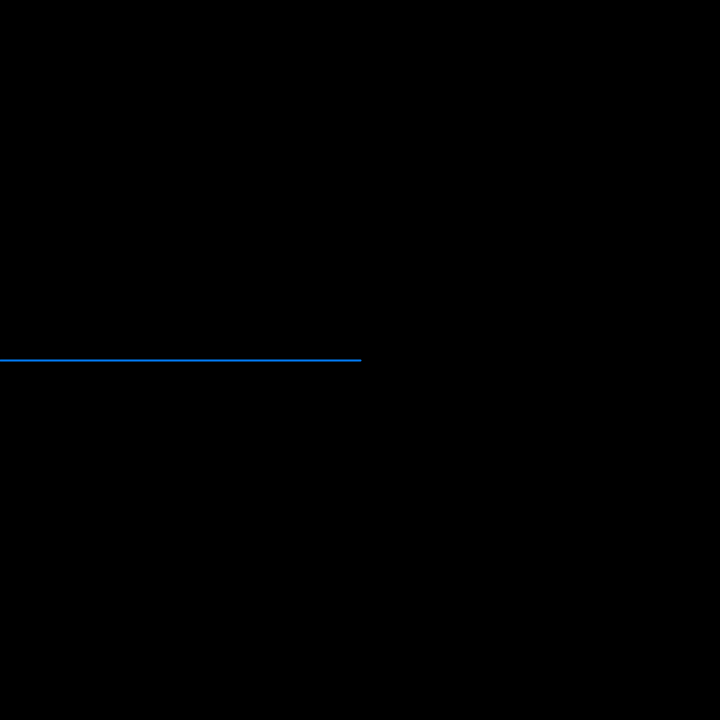
Frame 1 (no input)
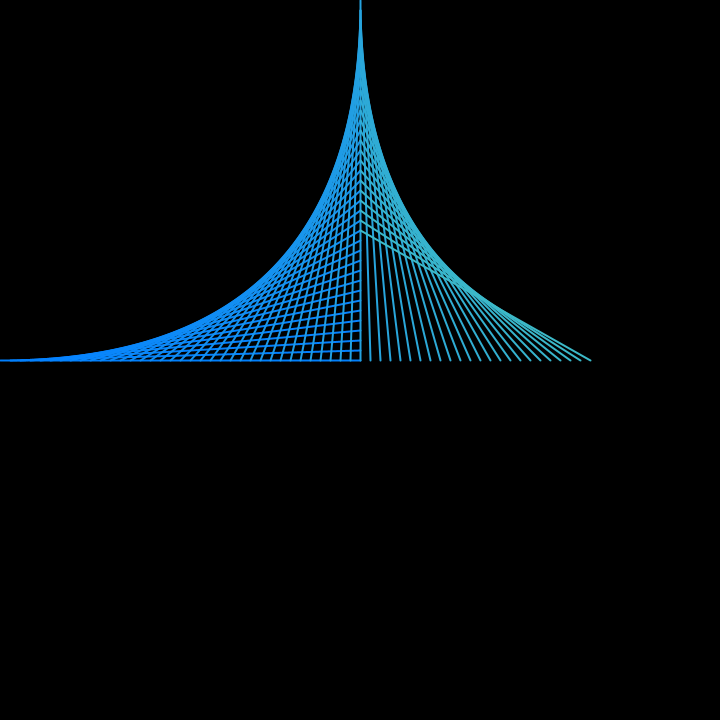
Frame 60 (the mouse pressed at the canvas centre just before this capture)
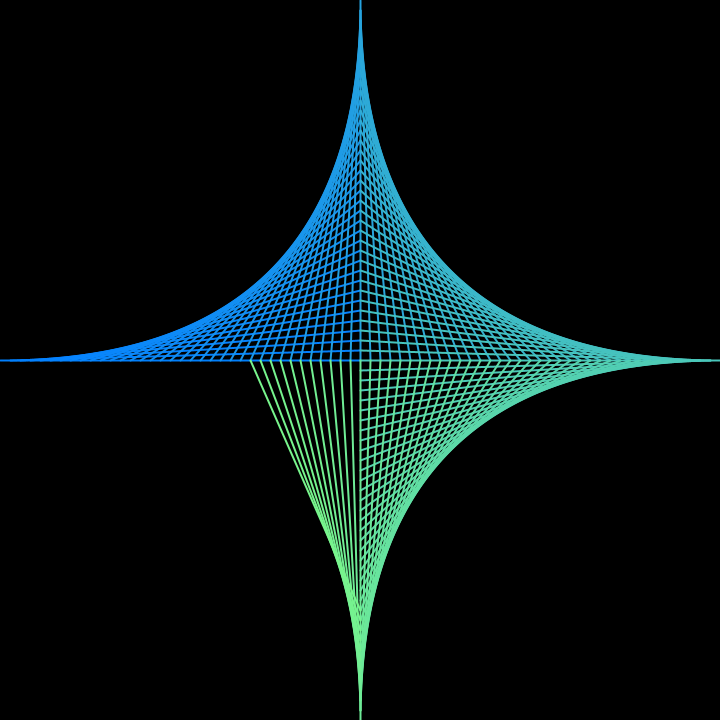
Frame 120 (the mouse held since frame 60 and released just before this capture)

The Processing sketch that drew these frames (run headless with seeded random() and noise(); from frame 60 on, the mouse is pressed at the canvas centre):

// Processing sketch: Diamond_String
// ── Diamond_String.pde
int x;
int y;
int xInc = 10;
int yInc = 10;
boolean one = true;
boolean two = false;
boolean stop;
int r = 0;
int g = 125;
int b = 250;
int rInc = 1;
int gInc = 1;
int bInc = 1;

void setup() {
  frameRate(60);
  strokeWeight(2);
  size(720, 720);
  background(0);
}

void draw() {
  r = r + rInc;
  g = g + gInc;
  b = b + bInc;
  if (r >= 255 || r <= 0) {
    rInc = -rInc;
  }
  if (g >= 255 || g <= 0) {
    gInc = -gInc;
  }
  if (b >= 255 || b <= 0) {
    bInc = -bInc;
  }
  stroke(r, g, b);
  if (x <= width && stop == false) {
    if (x == width/2) {
      yInc = -yInc;
    }
    line(x, height/2, width/2, height/2 - y);
    x = x + xInc;
    y = y + yInc;
  }
  if (x == width || x == 0) {
    xInc = -xInc;
  }
}
